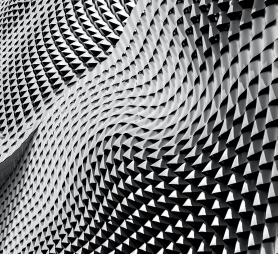
#> input picture Tugas-4/image02.png, 278 x 254 px
$ python FFT.py
#> lines starting #> are read from the running program, lines starting #| are printed output that depends on the picture
# Tiara Juli Arsita
# F55121053

import cv2
import numpy as np
from matplotlib import pyplot as plt

# Load  the image
img = cv2.imread('image02.png', 0)
#> img: shape (254, 278); min 0, max 253, mean 119.8

# Perform FFT on the image
f = np.fft.fft2(img)
fshift = np.fft.fftshift(f)
magnitude_spectrum = 20*np.log(np.abs(fshift))
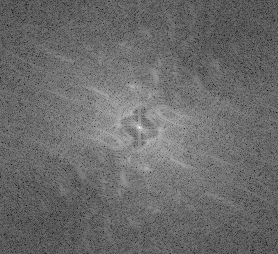
#> magnitude_spectrum: shape (254, 278) float64; min 71, max 319, mean 175.2; drawn with min black and max white

# Perform inverse FFT to get the processed image
f_ishift = np.fft.ifftshift(fshift)
img_back = np.fft.ifft2(f_ishift)
img_back = np.abs(img_back)

# Display the results
plt.subplot(121), plt.imshow(img, cmap='gray')
plt.title('Input Image'), plt.xticks([]), plt.yticks([])
plt.subplot(122), plt.imshow(magnitude_spectrum, cmap='gray')
plt.title('Magnitude Spectrum'), plt.xticks([]), plt.yticks([])
plt.show()
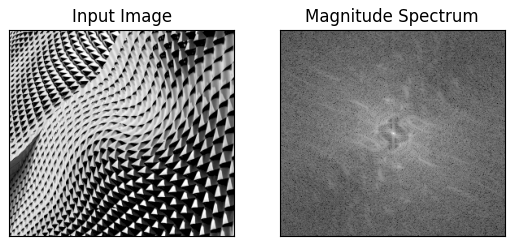
#> figure drawn by matplotlib, 2 panels

$ run again, with Tugas-4/image01.png copied over Tugas-4/image02.png
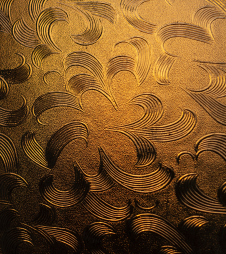
#> input picture Tugas-4/image01.png, 226 x 254 px
#> `magnitude_spectrum = 20*np.log(np.abs(fshift))`:
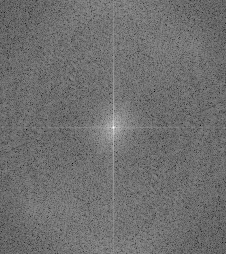
#> magnitude_spectrum: shape (254, 226) float64; min 57.17, max 309, mean 167.4; drawn with min black and max white
#> `plt.show()`:
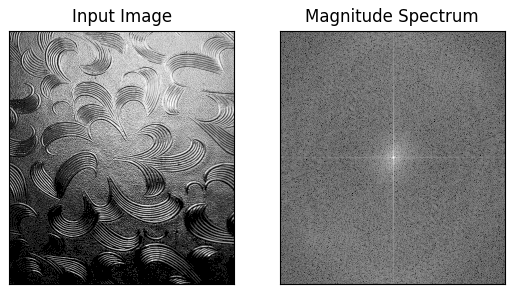
#> figure drawn by matplotlib, 2 panels

$ run again, with Tugas-4/image03.png copied over Tugas-4/image02.png
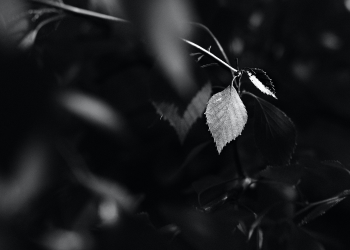
#> input picture Tugas-4/image03.png, 350 x 250 px
#> `magnitude_spectrum = 20*np.log(np.abs(fshift))`:
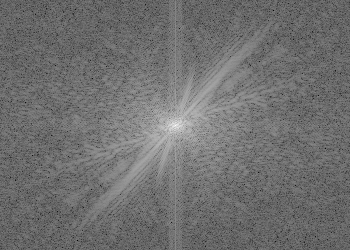
#> magnitude_spectrum: shape (250, 350) float64; min 38.18, max 288.9, mean 148.4; drawn with min black and max white
#> `plt.show()`:
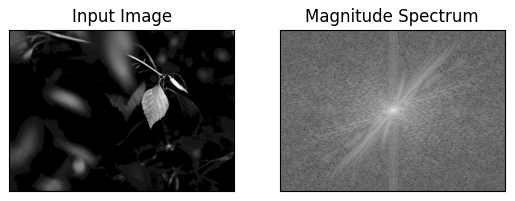
#> figure drawn by matplotlib, 2 panels

$ run again, with Tugas-4/image04.png copied over Tugas-4/image02.png
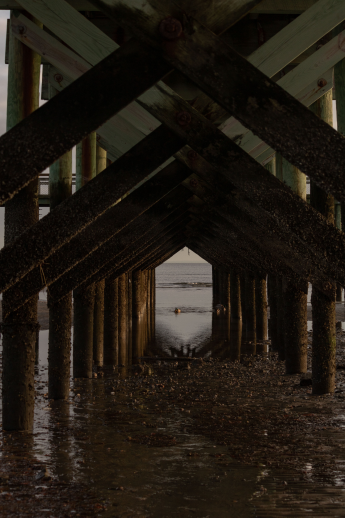
#> input picture Tugas-4/image04.png, 345 x 518 px
#> `magnitude_spectrum = 20*np.log(np.abs(fshift))`:
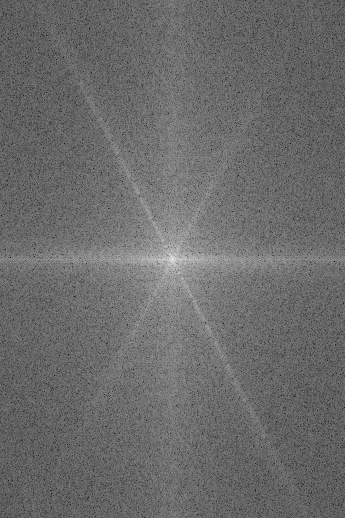
#> magnitude_spectrum: shape (518, 345) float64; min 49.82, max 305.8, mean 157.8; drawn with min black and max white
#> `plt.show()`:
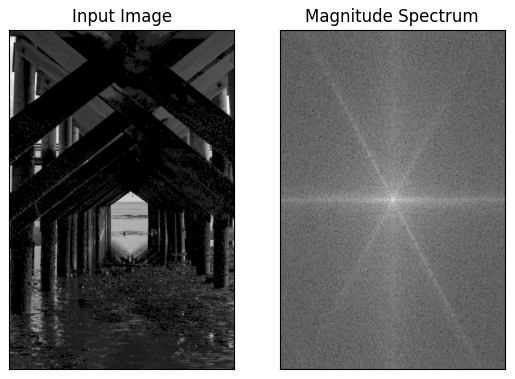
#> figure drawn by matplotlib, 2 panels
